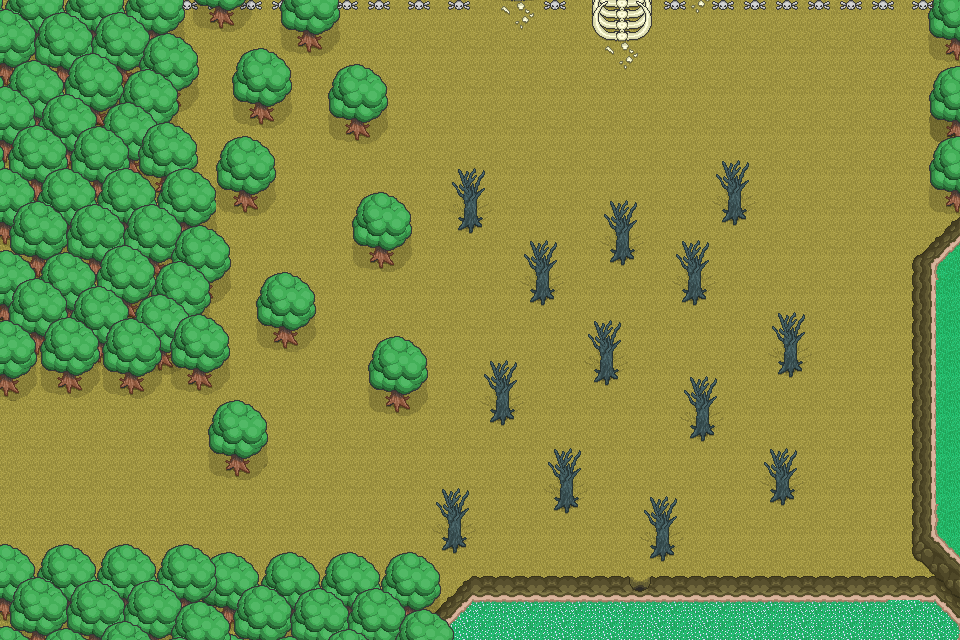

The image is a tile-based game level rendered from a .tmx file. Its description and source (layers, tilesets, objects; grid data summarised) follow:
An orthogonal 120x80 tile map with 8x8 px tiles, 5 tile layers (main, mountains, bottoms, mid, ...), 1 hidden layer not drawn.

<map version="1.0" orientation="orthogonal" renderorder="right-down" width="120" height="80" tilewidth="8" tileheight="8" nextobjectid="1">
 <tileset firstgid="1" name="tilesheet" tilewidth="8" tileheight="8">
  <image source="../spritesheets/tilesheet.png" width="512" height="512" />
 </tileset>
 <layer name="main" width="120" height="80">
  <data>[9600 cells, 9600 non-empty, 57 distinct tile ids]</data>
 </layer>
 <layer name="mountains" width="120" height="80">
  <data>[9600 cells, 516 non-empty, 206 distinct tile ids]</data>
 </layer>
 <layer name="bottoms" width="120" height="80">
  <data>[9600 cells, 938 non-empty, 278 distinct tile ids]</data>
 </layer>
 <layer name="mid" width="120" height="80">
  <data>[9600 cells, 1027 non-empty, 827 distinct tile ids]</data>
 </layer>
 <layer name="top" width="120" height="80">
  <data>[9600 cells, 1959 non-empty, 937 distinct tile ids]</data>
 </layer>
 <layer name="collision" width="120" height="80" visible="0">
  <data>[9600 cells, 398 non-empty, 1 distinct tile ids]</data>
 </layer>
</map>